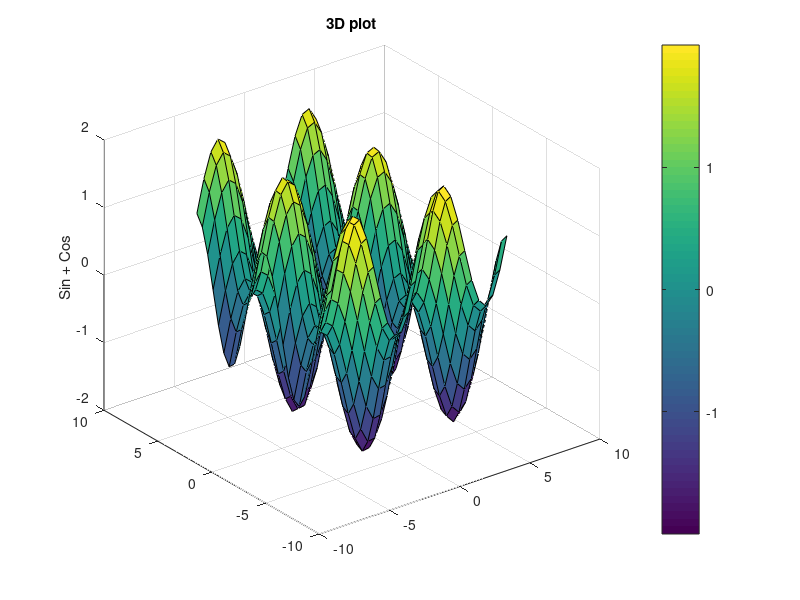

Write MATLAB code to recreate this figure.
% 3D plotting

x = -2*pi:.5:2*pi;
[X, Y] = meshgrid(x);
Z = sin(X) + cos(Y);

figure(4)
surf(X, Y, Z)

title('3D plot')
zlabel('Sin + Cos')
colorbar